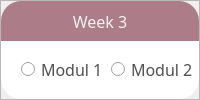
                           <widget class="QFrame" name="frame_16">
                            <property name="frameShape">
                             <enum>QFrame::StyledPanel</enum>
                            </property>
                            <property name="frameShadow">
                             <enum>QFrame::Raised</enum>
                            </property>
                            <layout class="QVBoxLayout" name="verticalLayout_13">
                             <property name="spacing">
                              <number>0</number>
                             </property>
                             <property name="leftMargin">
                              <number>0</number>
                             </property>
                             <property name="topMargin">
                              <number>0</number>
                             </property>
                             <property name="rightMargin">
                              <number>0</number>
                             </property>
                             <property name="bottomMargin">
                              <number>0</number>
                             </property>
                             <item>
                              <widget class="QLabel" name="label_4">
                               <property name="maximumSize">
                                <size>
                                 <width>16777215</width>
                                 <height>40</height>
                                </size>
                               </property>
                               <property name="font">
                                <font>
                                 <family>Tw Cen MT</family>
                                 <pointsize>12</pointsize>
                                </font>
                               </property>
                               <property name="styleSheet">
                                <string notr="true">QLabel#label_4{
background-color:rgb(172, 125, 136);
border-top-left-radius:20px;
border-top-right-radius:20px;
color:rgb(243, 241, 245);
}</string>
                               </property>
                               <property name="text">
                                <string>Week 3</string>
                               </property>
                               <property name="alignment">
                                <set>Qt::AlignCenter</set>
                               </property>
                              </widget>
                             </item>
                             <item>
                              <widget class="QFrame" name="frame_22">
                               <property name="styleSheet">
                                <string notr="true">QFrame#frame_22{
background-color:rgb(255, 255, 255);
border-bottom-left-radius:20px;
border-bottom-right-radius:20px;
}</string>
                               </property>
                               <property name="frameShape">
                                <enum>QFrame::StyledPanel</enum>
                               </property>
                               <property name="frameShadow">
                                <enum>QFrame::Raised</enum>
                               </property>
                               <widget class="QRadioButton" name="radioButton_18">
                                <property name="geometry">
                                 <rect>
                                  <x>200</x>
                                  <y>20</y>
                                  <width>82</width>
                                  <height>17</height>
                                 </rect>
                                </property>
                                <property name="font">
                                 <font>
                                  <family>Tw Cen MT</family>
                                  <pointsize>12</pointsize>
                                 </font>
                                </property>
                                <property name="styleSheet">
                                 <string notr="true">color:rgb(80, 80, 80);</string>
                                </property>
                                <property name="text">
                                 <string>Modul 3</string>
                                </property>
                               </widget>
                               <widget class="QRadioButton" name="radioButton_15">
                                <property name="geometry">
                                 <rect>
                                  <x>110</x>
                                  <y>20</y>
                                  <width>82</width>
                                  <height>17</height>
                                 </rect>
                                </property>
                                <property name="font">
                                 <font>
                                  <family>Tw Cen MT</family>
                                  <pointsize>12</pointsize>
                                 </font>
                                </property>
                                <property name="styleSheet">
                                 <string notr="true">color:rgb(80, 80, 80);</string>
                                </property>
                                <property name="text">
                                 <string>Modul 2</string>
                                </property>
                               </widget>
                               <widget class="QRadioButton" name="radioButton_16">
                                <property name="geometry">
                                 <rect>
                                  <x>20</x>
                                  <y>20</y>
                                  <width>82</width>
                                  <height>17</height>
                                 </rect>
                                </property>
                                <property name="font">
                                 <font>
                                  <family>Tw Cen MT</family>
                                  <pointsize>12</pointsize>
                                 </font>
                                </property>
                                <property name="styleSheet">
                                 <string notr="true">color:rgb(80, 80, 80);</string>
                                </property>
                                <property name="text">
                                 <string>Modul 1</string>
                                </property>
                               </widget>
                               <widget class="QRadioButton" name="radioButton_14">
                                <property name="geometry">
                                 <rect>
                                  <x>110</x>
                                  <y>60</y>
                                  <width>82</width>
                                  <height>17</height>
                                 </rect>
                                </property>
                                <property name="font">
                                 <font>
                                  <family>Tw Cen MT</family>
                                  <pointsize>12</pointsize>
                                 </font>
                                </property>
                                <property name="styleSheet">
                                 <string notr="true">color:rgb(80, 80, 80);</string>
                                </property>
                                <property name="text">
                                 <string>Modul 5</string>
                                </property>
                               </widget>
                               <widget class="QRadioButton" name="radioButton_13">
                                <property name="geometry">
                                 <rect>
                                  <x>200</x>
                                  <y>60</y>
                                  <width>82</width>
                                  <height>17</height>
                                 </rect>
                                </property>
                                <property name="font">
                                 <font>
                                  <family>Tw Cen MT</family>
                                  <pointsize>12</pointsize>
                                 </font>
                                </property>
                                <property name="styleSheet">
                                 <string notr="true">color:rgb(80, 80, 80);</string>
                                </property>
                                <property name="text">
                                 <string>Modul 6</string>
                                </property>
                               </widget>
                               <widget class="QRadioButton" name="radioButton_17">
                                <property name="geometry">
                                 <rect>
                                  <x>20</x>
                                  <y>60</y>
                                  <width>82</width>
                                  <height>17</height>
                                 </rect>
                                </property>
                                <property name="font">
                                 <font>
                                  <family>Tw Cen MT</family>
                                  <pointsize>12</pointsize>
                                 </font>
                                </property>
                                <property name="styleSheet">
                                 <string notr="true">color:rgb(80, 80, 80);</string>
                                </property>
                                <property name="text">
                                 <string>Modul 4</string>
                                </property>
                               </widget>
                              </widget>
                             </item>
                            </layout>
                           </widget>
